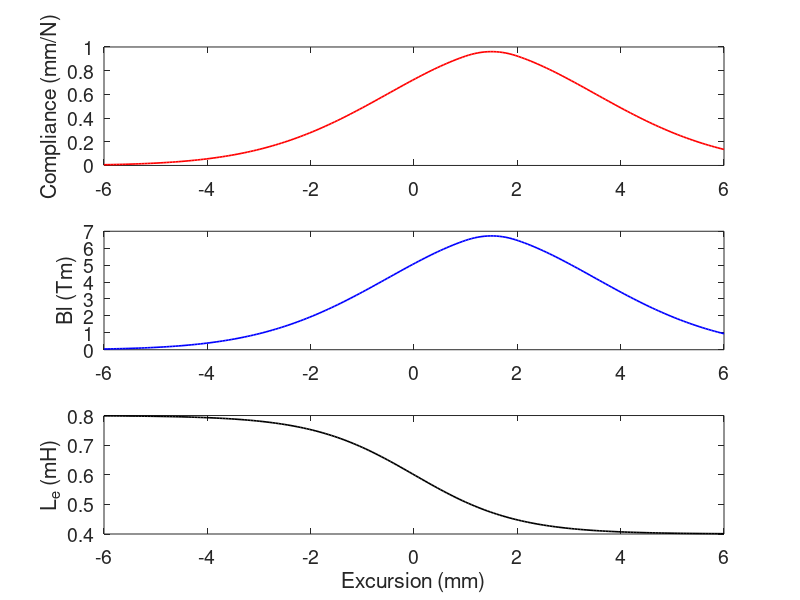

Reproduce this figure in MATLAB.
clc
close all
clear

%% Compliance polynomial functions
xunits = 1e-3; % to account for mm
xdim = linspace(-6,6,200)*xunits;
sig1 = 2.5*xunits; % changes the slope of left side - increases in value decreases slope
sig2 = 2.5*xunits;  % changes the slope of right side - increases in value decreases slope
c1 = 2*xunits;   % c1 > c2 shifts the center to the right
c2 = 1*xunits;
Cms = xunits*gauss2mf(xdim,[sig1 c1 sig2 c2]);

Cms_coeff = fliplr(polyfit(xdim,Cms,8));

%% Force factor polynomial functions
sig1 = 2.5*xunits; % changes the slope of left side - increases in value decreases slope
sig2 = 2.5*xunits;  % changes the slope of right side - increases in value decreases slope
c1 = 2*xunits;   % c1 > c2 shifts the center to the right
c2 = 1*xunits;
Bl = 7*(gauss2mf(xdim,[sig1 c1 sig2 c2]));

Bl_coeff = fliplr(polyfit(xdim,Bl,8));
%% Inductance polynomial functions
a = -1*1e+3; % 
c = 0*1e-3; %
Le = 1e-3*(0.4*sigmf(xdim,[a c])+0.4);

Le_coeff = fliplr(polyfit(xdim,Le,8));
%% Plot

figure
subplot(3,1,1)
plot(xdim*1e+3,Cms*1e+3,'color','r','LineWidth',1.2)
ylabel('Compliance (mm/N)')
set(gca,'FontSize',14)
subplot(3,1,2)
plot(xdim*1e+3,Bl,'color','b','LineWidth',1.2)
ylabel('Bl (Tm)')
set(gca,'FontSize',14)
subplot(3,1,3)
plot(xdim*1e+3,Le*1e+3,'color','k','LineWidth',1.2)
ylabel('L_{e} (mH)')
xlabel('Excursion (mm)')
set(gca,'FontSize',14)
set(gcf,'position',[50 50 800 600])